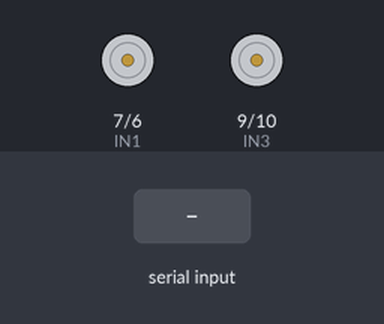
Recording of a sketch running on a simulated Arduino Uno, built with avr-gcc and run on an emulated ATmega328P. On the bench: motor-driver pin pairs drawn as motors (green arrow = first pin HIGH = forward, orange = second pin HIGH = backward, longer = more drive, scaled by the enable pin). The inputs (shaded band) are chosen by the test bench.

Above: at 4.0 s.
4.1 s: "s" received over Serial
At 6.1 s:
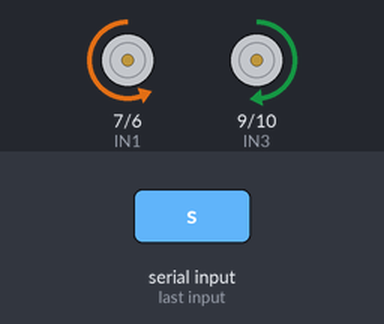
7.1 s: "w" received over Serial
8.7 s: "W" received over Serial
At 9.5 s:
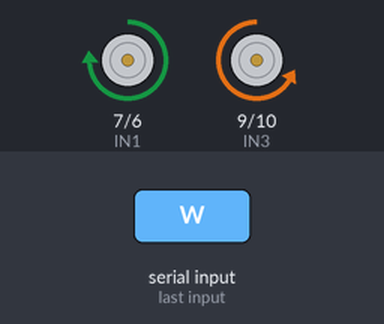
10.2 s: "a" received over Serial
At 10.6 s:
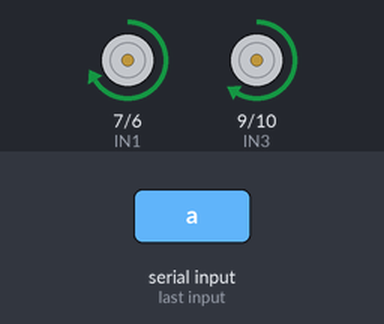
11.7 s: "d" received over Serial
At 12.9 s:
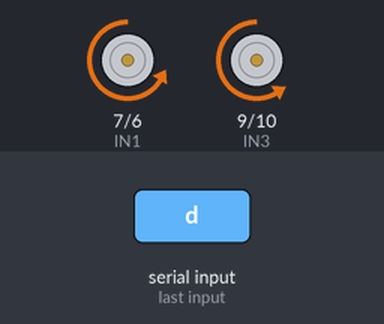
13.2 s: "x" received over Serial
At 15.1 s:
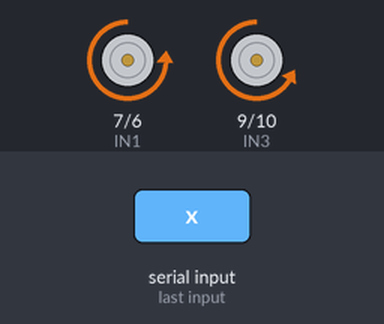
Timing chart, 0 to 17.2 s (numbered marks = the images above; inputs shaded):
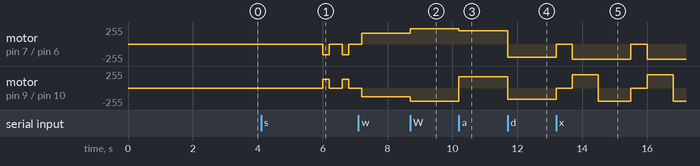

The sketch:

ahhh_final_smooth.ino
```cpp
//define the left and right sides of motors' control pins
int IN1 = 7;//leftMotor_1
int IN2 = 6;//leftMotor_2

int IN3 = 9;//rightMotor_1
int IN4 = 10;//rightMotor_2

int ENA = 5;//PWM1
int ENB = 11;//PWM2


int value1 = 160;  //go straight;the duty cycle
int value2 = 130;
int value3 = 200; //turn left
int value4 = 170;
int value5 = 200; //turn right
int value6 = 170;
//go straight
void gostraight(void)
{
  //the left motor rotates forward, the right motor rotates forward
  digitalWrite(IN1,HIGH);
  digitalWrite(IN2,LOW);
  digitalWrite(IN3,LOW);
  digitalWrite(IN4,HIGH);
}

//retreat
void retreat(void)
{
  //the left motor rotates reversed, the right motor rotates reversed
  digitalWrite(IN1,LOW);
  digitalWrite(IN2,HIGH);
  digitalWrite(IN3,HIGH);
  digitalWrite(IN4,LOW);
}
//turn left
void turnleft(void)
{
  //the left motor rotates reversed, the right motor rotates forward
  digitalWrite(IN1,HIGH);
  digitalWrite(IN2,LOW);
  digitalWrite(IN3,HIGH);
  digitalWrite(IN4,LOW);
}

//turn right
void turnright(void)
{
  //the left motor rotates forward, the right motor rotates reversed
  digitalWrite(IN1,LOW);
  digitalWrite(IN2,HIGH);
  digitalWrite(IN3,LOW);
  digitalWrite(IN4,HIGH);
}

//stop
void stopCar(void)
{
  //the left motor brakes, the right motor brakes
  digitalWrite(IN1,LOW);
  digitalWrite(IN2,LOW);
  digitalWrite(IN3,LOW);
  digitalWrite(IN4,LOW);
}


void setup()
{

  Serial.begin(9600); // 9600 bps
  // set pins as output
  pinMode(IN1, OUTPUT);
  pinMode(IN2, OUTPUT);
  pinMode(IN3, OUTPUT);
  pinMode(IN4, OUTPUT);
  pinMode(ENA, OUTPUT);
  pinMode(ENB, OUTPUT);
}
char direction;
void loop()
{
  //analogWrite(ENA,value1);//set speed
  //analogWrite(ENB,value2);//set speed
  unsigned long starttime;
  unsigned long stoptime;
  unsigned long looptime;
  starttime = millis();
  switch(direction){
  case 'w': //go straight
    analogWrite(ENA,value1);//set speed
    analogWrite(ENB,value2);
    gostraight();
    break;

  case 'W': //go straight
    analogWrite(ENA,230);//set speed
    analogWrite(ENB,200);
    gostraight();
    break;

  case 'a'://turn left
    analogWrite(ENA,value3);//set speed
    analogWrite(ENB,value4);
    turnleft();
    break;

  case 'd'://turn right
    analogWrite(ENA,value5);//set speed
    analogWrite(ENB,value6);
    turnright();
    break;

  case 's'://Back
    analogWrite(ENA,value1);//set speed
    analogWrite(ENB,value2);//set speed
    retreat();
    delay(200);
    stopCar();
    delay(400);
    break;

  case 'q'://Stop
    analogWrite(ENA,value1);//set speed
    analogWrite(ENB,value2);//set speed
    stopCar();
    delay(200);
    break;

  case 'x'://Stop
    analogWrite(ENA,230);//set speed
    analogWrite(ENB,200);//set speed
    stopCar();
    delay(500);
    retreat();
    delay(800);
    turnright();
    delay(1000);
    break;

  case 'y'://Stop
    analogWrite(ENA,230);//set speed
    analogWrite(ENB,200);//set speed
    stopCar();
    delay(500);
    retreat();
    delay(800);
    turnleft();
    delay(1000);
    break;

  default:
    analogWrite(ENA,value1);//set speed
    analogWrite(ENB,value2);
    stopCar();
    delay(3000);
    break;
  }
  stoptime = millis();
  looptime = stoptime - starttime;
}
void serialEvent(){
  if (Serial.available()){
    direction=Serial.read();
  }
  while(Serial.read()>=0){
  }

}
```

Measured:
- after the input at 4.1 s, motor on pin 7 (IN1) / pin 6 (IN2): alternates backward 160/255 for 0.20 s and stopped for 0.40 s, starting after 1.9 s; motor on pin 9 (IN3) / pin 10 (IN4): alternates forward 130/255 for 0.20 s and stopped for 0.40 s, starting after 1.9 s
- after the input at 8.7 s, motor on pin 7 (IN1) / pin 6 (IN2): forward 160/255 → forward 230/255 at once; motor on pin 9 (IN3) / pin 10 (IN4): backward 130/255 → backward 200/255 at once
- after the input at 10.2 s, motor on pin 7 (IN1) / pin 6 (IN2): forward 230/255 → forward 200/255 at once; motor on pin 9 (IN3) / pin 10 (IN4): backward 200/255 → forward 170/255 at once
- after the input at 11.7 s, motor on pin 7 (IN1) / pin 6 (IN2): forward 200/255 → backward 200/255 at once; motor on pin 9 (IN3) / pin 10 (IN4): forward 170/255 → backward 170/255 at once
- after the input at 13.2 s, motor on pin 7 (IN1) / pin 6 (IN2): alternates backward 230/255 for 1.8 s and stopped for 0.50 s, starting at once; motor on pin 9 (IN3) / pin 10 (IN4): backward 170/255 → stopped at once, → forward 200/255 0.50 s later, → backward 200/255 0.80 s later, → stopped 1.0 s later, … (6 changes in this stretch)
